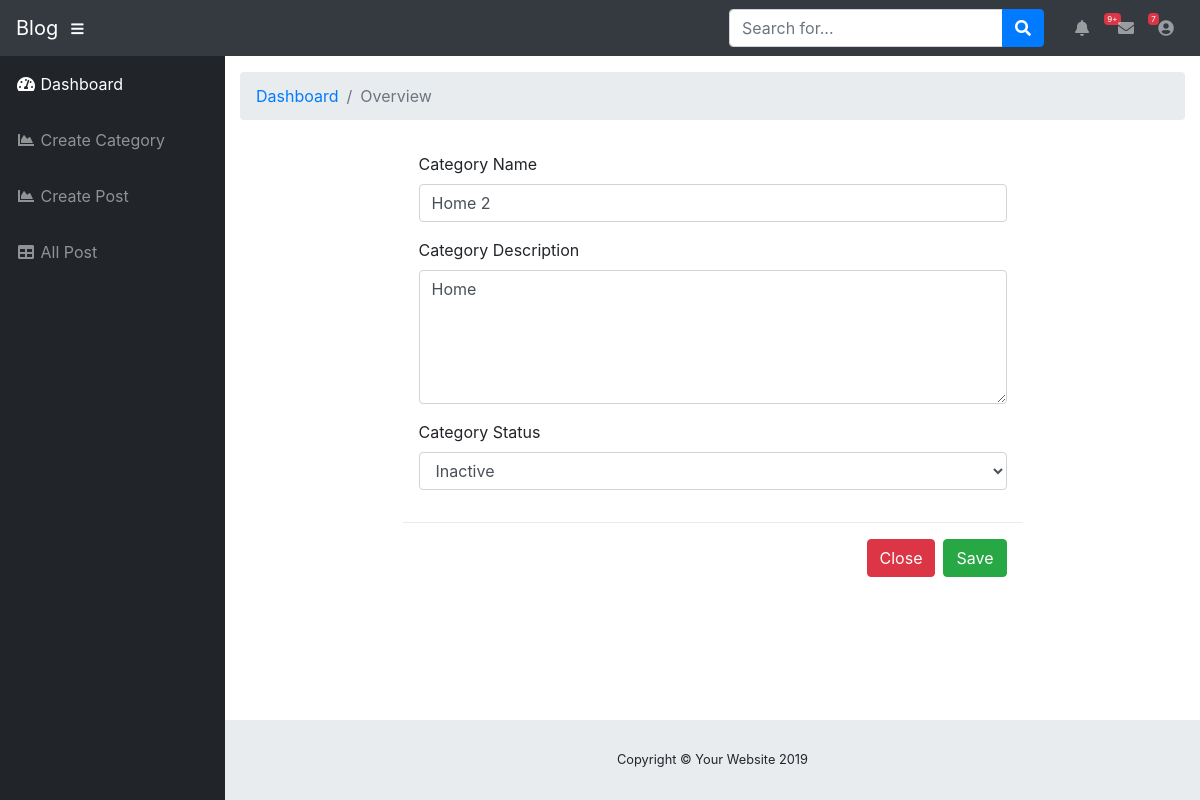
The page /dashboard/category_update/1 on the database as committed earlier.
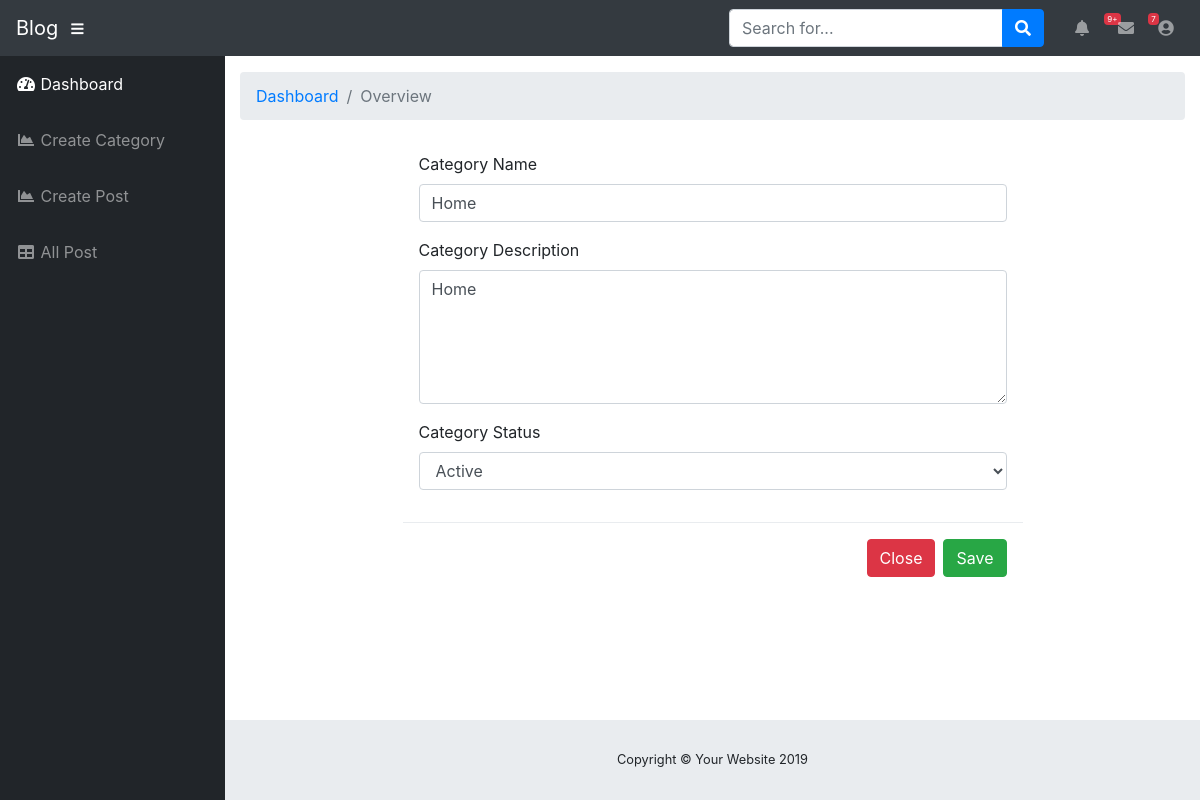
The same page on the database as committed later.
### dashboard/models.py (models this page shows, shortened)
class Category(models.Model):
    category_name = models.CharField(max_length=50, unique=True)
    category_description = models.TextField()
    category_status = models.CharField(max_length=10,choices=STATUS_CHOICES,default=STATUS_CHOICES[0][0])
    created_at = models.DateTimeField(auto_now_add=True)
    updated_at = models.DateTimeField(auto_now=True)

### dashboard/views.py (the view)
# urls.py: path('category_update/<int:pk>',views.category_update,name='category_update'),
def category_update(request,pk):
    if request.method == 'POST':
        category_data=get_object_or_404(Category,pk=pk)
        form=CategoryForm(request.POST,instance=category_data)
        form.save()
        return HttpResponseRedirect(reverse('category'))
    if request.method == 'GET':
        category=get_object_or_404(Category,pk=pk)
        form=CategoryForm(request.POST or None,instance=category)
        context={
            'form':form
        }
        return render(request,'dashboard/category_edit.html',context)

### dashboard/forms/category.py
class CategoryForm(ModelForm):
    class Meta:
        model = Category
        fields = '__all__'
        widgets = {
            'category_description': Textarea(attrs={'cols': 20, 'rows': 5}),
        }

### dashboard/templates/dashboard/category_edit.html (shortened to what this page needs)
{% extends 'dashboard/base.html' %}
{% load widget_tweaks %}
{% load humanize %}
{% block content %}
<ol class="breadcrumb">
          <li class="breadcrumb-item">
            <a href="#">Dashboard</a>
          </li>
          <li class="breadcrumb-item active">Overview</li>
        </ol>
<div class="row">
    <div class="col-sm-2"></div>
    <div class="col-sm-8">
        <div class="modal-body">
        <form action="" method="POST">
              <div class="form-group">
                <label for="exampleInputEmail1">Category Name</label>
                {{form.category_name|add_class:"form-control" }}
              </div>
              <div class="form-group">
                <label for="exampleInputEmail1">Category Description</label>
                {{form.category_description|add_class:"form-control" }}
              </div>
               <div class="form-group">
                <label for="exampleInputEmail1">Category Status</label>
                {{form.category_status|add_class:"form-control" }}
              </div>
          </div>
          <div class="modal-footer">
            <button type="button" class="btn btn-danger" data-dismiss="modal">Close</button>
            <button type="submit" name="submit" class="btn btn-success">Save</button>
          </div>
        </div>
    </div>
    </div>
</div>
{% endblock content%}

Rows that differ between the two databases and show on the page:
changed Category "Home": category_name "Home 2" → "Home"; category_status "Inactive" → "Active"
